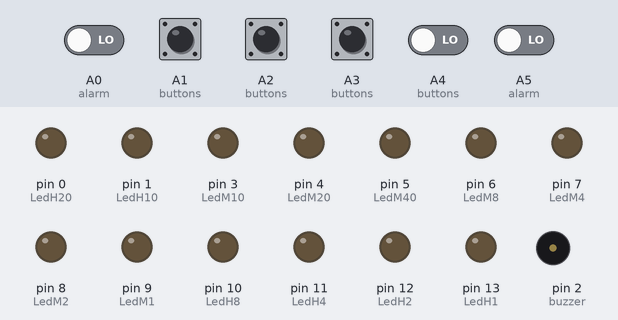
Bench run of a sketch on a simulated Arduino Uno, built with avr-gcc and run on an emulated ATmega328P. Shown: output pins drawn as LEDs (lit = HIGH), buzzer (waves = sounding, pin HIGH). Inputs (shaded band) come from the test bench; at power-on: A0 (alarm), A1 (buttons), A2 (buttons), A3 (buttons), A4 (buttons), A5 (alarm) LOW.

Above: at 1.2 s.
1.3 s: A0 (alarm) driven HIGH
At 1.42 s:
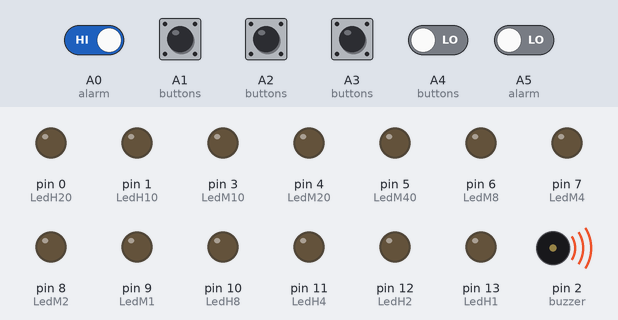
4.3 s: A5 (alarm) driven HIGH
At 4.9 s:
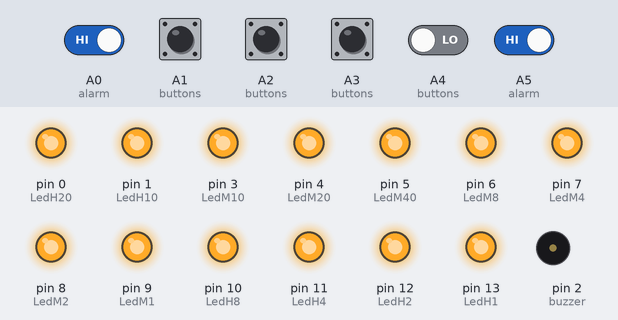
7.3 s: A5 (alarm) driven LOW
At 7.9 s:
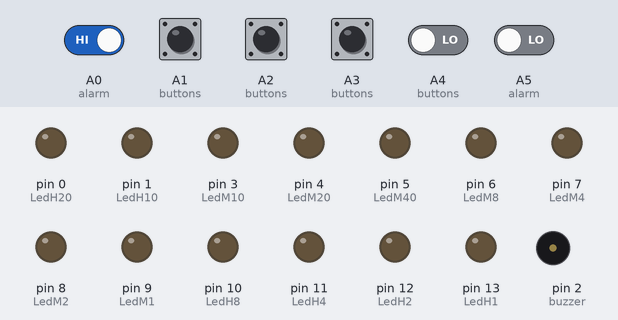
9.0 s: A1 (buttons) pulled HIGH for 0.15 s
At 9.8 s:
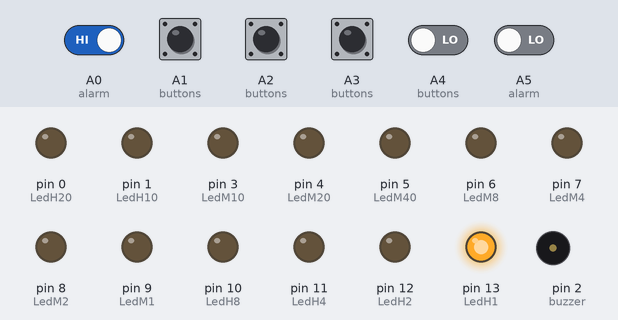
10.7 s: A2 (buttons) pulled HIGH for 1 s
At 12.3 s:
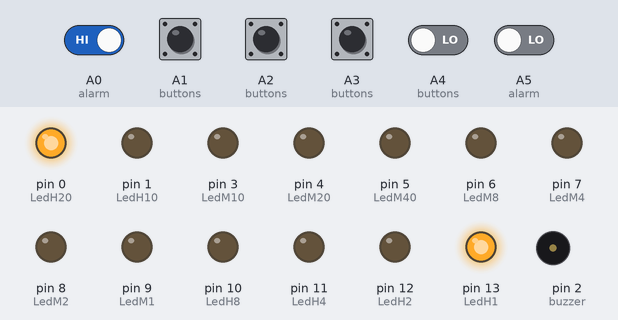
13.7 s: A3 (buttons) pulled HIGH for 0.15 s
At 14.6 s:
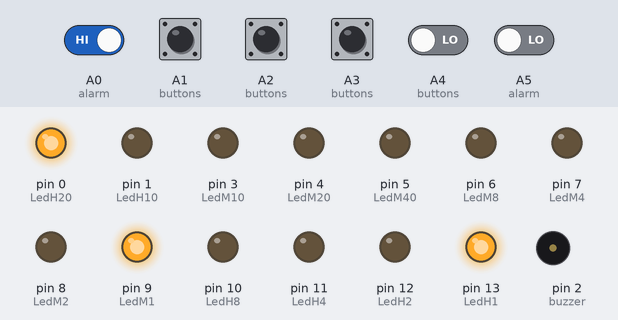
Timing chart, 0 to 61.5 s (numbered marks = the images above; inputs shaded):
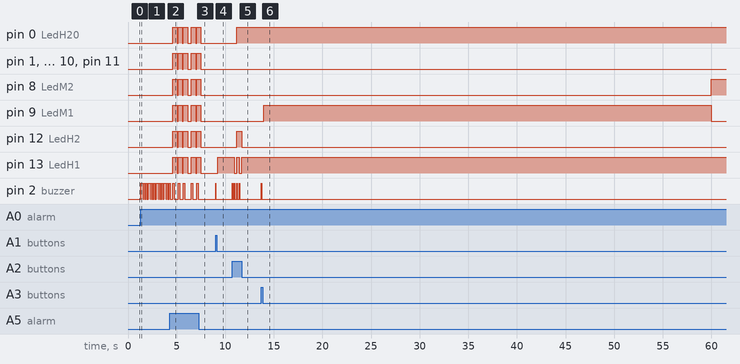

Measured:
- after the input at 1.3 s, pin 2 (buzzer): LOW → HIGH at once, then repeats every 0.80 s: LOW 0.05 s, 2 × (HIGH 0.10 s, LOW 0.15 s), HIGH 0.25 s
- after the input at 4.3 s, pin 0 (LedH20), pin 1 (LedH10), pin 3 (LedM10), pin 4 (LedM20), pin 5 (LedM40), pin 6 (LedM8), pin 7 (LedM4), pin 8 (LedM2), pin 9 (LedM1), pin 10 (LedH8), pin 11 (LedH4), pin 12 (LedH2), pin 13 (LedH1): LOW → HIGH after 0.30 s, → LOW 0.45 s later, → HIGH 0.10 s later, → LOW 0.45 s later, … (9 changes in this stretch)
- after the input at 7.3 s, pin 0 (LedH20), pin 1 (LedH10), pin 3 (LedM10), pin 4 (LedM20), pin 5 (LedM40), pin 6 (LedM8), pin 7 (LedM4), pin 8 (LedM2), pin 9 (LedM1), pin 10 (LedH8), pin 11 (LedH4), pin 12 (LedH2), pin 13 (LedH1): goes on until 7.5 s, then stays LOW; pin 2 (buzzer): stops changing and stays LOW
- after the input at 9.0 s, pin 13 (LedH1): LOW → HIGH after 0.25 s; pin 2 (buzzer): LOW → HIGH at once, → LOW 0.05 s later
- after the input at 10.7 s, pin 0 (LedH20): LOW → HIGH after 0.50 s; pin 12 (LedH2): LOW → HIGH after 0.50 s, → LOW 0.50 s later
- after the input at 13.7 s, pin 8 (LedM2): LOW → HIGH after 46.3 s; pin 9 (LedM1): LOW → HIGH after 0.25 s instead of 46.3 s; pin 2 (buzzer): LOW → HIGH at once, → LOW 0.05 s later

The sketch:

binaryclock.ino
```cpp
//O fluxograma do código pode ser visualizado em: https://drive.google.com/file/d/1rhIYyROQneo3GxBW6rwuJLMN43ZwXu4f/view?usp=drivesdk

//timer
static unsigned long lastTick = 0;
short unsigned segundos = 0;
short unsigned minutos = 0;
short unsigned horas = 0;
//alarme
short unsigned ALARMmin = 0;
short unsigned ALARMh = 0;
short alarmset = 0;
short alarm = 0;
//botões
bool b0 = digitalRead(A0); //alarm set
bool b1 = digitalRead(A1); //h+
bool b2 = digitalRead(A2); //h-
bool b3 = digitalRead(A3); //m+
bool b4 = digitalRead(A4); //m-
bool b5 = digitalRead(A5); //alarm on/off
//leds
const short LedM1 = 9;
const short LedM2 = 8;
const short LedM4 = 7;
const short LedM8 = 6;
const short LedM10 = 3;
const short LedM20 = 4;
const short LedM40 = 5;
const short LedH1 = 13;
const short LedH2 = 12;
const short LedH4 = 11;
const short LedH8 = 10;
const short LedH10 = 1;
const short LedH20 = 0;
//buzzer
const short buzzer = 2;
//notas para melodia
#define c 261
#define d 294
#define e 329
#define f 349
#define g 391
#define gS 415
#define a 440
#define aS 455
#define b 466
#define cH 523
#define cSH 554
#define dH 587
#define dSH 622
#define eH 659
#define fH 698
#define fSH 740
#define gH 784
#define gSH 830
#define aH 880

void setup() {
  pins();
  ledsoff();
}

void loop() {
  timer();
  if (digitalRead(A5) == HIGH) {
    alarm = alarm + 1;
    ledsblink();
    ledsblink();
    while (alarm == 1)  {
      timer();
      timecheck();
      LEDminutos(minutos);
      LEDhoras(horas);
      buttons();
      if (digitalRead(A5) == HIGH) {
        alarm = 0;
        ledsblink();
        delay(250);
      }
    }
  } else {
    timer();
    LEDminutos(minutos);
    LEDhoras(horas);
    buttons();
    if (digitalRead(A0) == HIGH) {
      alarmset = 1;
      digitalWrite(buzzer, HIGH);
      delay(250);
      digitalWrite(buzzer, LOW);
      delay(50);
      ledsoff();
      while (alarmset == 1) {
        timer();
        LEDminutos(ALARMmin);
        LEDhoras(ALARMh);
        bALARM();
        if (digitalRead(A0) == HIGH) {
          alarmset = 0;
          digitalWrite(buzzer, HIGH);
          delay(100);
          digitalWrite(buzzer, LOW);
          delay(150);
          digitalWrite(buzzer, HIGH);
          delay(100);
          digitalWrite(buzzer, LOW);
          delay(150);
        }
      }
    }
  }
}

void pins() {
  pinMode(LedM1, OUTPUT);
  pinMode(LedM2, OUTPUT);
  pinMode(LedM4, OUTPUT);
  pinMode(LedM8, OUTPUT);
  pinMode(LedM10, OUTPUT);
  pinMode(LedM20, OUTPUT);
  pinMode(LedM40, OUTPUT);
  pinMode(LedH1, OUTPUT);
  pinMode(LedH2, OUTPUT);
  pinMode(LedH4, OUTPUT);
  pinMode(LedH8, OUTPUT);
  pinMode(LedH10, OUTPUT);
  pinMode(LedH20, OUTPUT);
  pinMode(buzzer, OUTPUT);
  pinMode(A0, INPUT);
  pinMode(A1, INPUT);
  pinMode(A2, INPUT);
  pinMode(A3, INPUT);
  pinMode(A4, INPUT);
  pinMode(A5, INPUT);
}

void ledsoff() {
  digitalWrite(LedM1, LOW);
  digitalWrite(LedM2, LOW);
  digitalWrite(LedM4, LOW);
  digitalWrite(LedM8, LOW);
  digitalWrite(LedM10, LOW);
  digitalWrite(LedM20, LOW);
  digitalWrite(LedM40, LOW);
  digitalWrite(LedH1, LOW);
  digitalWrite(LedH2, LOW);
  digitalWrite(LedH4, LOW);
  digitalWrite(LedH8, LOW);
  digitalWrite(LedH10, LOW);
  digitalWrite(LedH20, LOW);
}

void ledson() {
  digitalWrite(LedM1, HIGH);
  digitalWrite(LedM2, HIGH);
  digitalWrite(LedM4, HIGH);
  digitalWrite(LedM8, HIGH);
  digitalWrite(LedM10, HIGH);
  digitalWrite(LedM20, HIGH);
  digitalWrite(LedM40, HIGH);
  digitalWrite(LedH1, HIGH);
  digitalWrite(LedH2, HIGH);
  digitalWrite(LedH4, HIGH);
  digitalWrite(LedH8, HIGH);
  digitalWrite(LedH10, HIGH);
  digitalWrite(LedH20, HIGH);
}

void ledsblink() {
  ledsoff();
  delay(100);
  digitalWrite(buzzer, HIGH);
  ledson();
  delay(150);
  digitalWrite(buzzer, LOW);
  delay(300);
  ledsoff();
}

void timer() {
  if (millis () - lastTick >= 1000) {
    lastTick = lastTick + 1000;
    segundos++;
  }

  if (segundos == 60) {
    minutos++;
    segundos = 0;
  }

  if (minutos == 60) {
    horas++;
    minutos = 0;
    digitalWrite(buzzer, HIGH);
    delay(300);
    digitalWrite(buzzer, LOW);
  }

  if (horas == 24) {
    minutos = 0;
    segundos = 0;
    horas = 0;
  }
}

void LEDminutos(short minutes) {
  short MLed = minutes;
  if (MLed >= 40) {
    digitalWrite(LedM40, HIGH);
    MLed = MLed - 40;
  } else {
    digitalWrite(LedM40, LOW);
  }

  if (MLed >= 20) {
    digitalWrite(LedM20, HIGH);
    MLed = MLed - 20;
  } else {
    digitalWrite(LedM20, LOW);
  }

  if (MLed >= 10) {
    digitalWrite(LedM10, HIGH);
    MLed = MLed - 10;
  } else {
    digitalWrite(LedM10, LOW);
  }

  if (MLed >= 8) {
    digitalWrite(LedM8, HIGH);
    MLed = MLed - 8;
  } else {
    digitalWrite(LedM8, LOW);
  }

  if (MLed >= 4) {
    digitalWrite(LedM4, HIGH);
    MLed = MLed - 4;
  } else {
    digitalWrite(LedM4, LOW);
  }

  if (MLed >= 2) {
    digitalWrite(LedM2, HIGH);
    MLed = MLed - 2;
  } else {
    digitalWrite(LedM2, LOW);
  }

  if (MLed == 1) {
    digitalWrite(LedM1, HIGH);
    MLed = MLed - 1;
  } else {
    digitalWrite(LedM1, LOW);
  }
}

void LEDhoras(int hours) {
  short HLed = hours;
  if (HLed >= 20) {
    digitalWrite(LedH20, HIGH);
    HLed = HLed - 20;
  } else {
    digitalWrite(LedH20, LOW);
  }

  if (HLed >= 10) {
    digitalWrite(LedH10, HIGH);
    HLed = HLed - 10;
  } else {
    digitalWrite(LedH10, LOW);
  }

  if (HLed >= 8) {
    digitalWrite(LedH8, HIGH);
    HLed = HLed - 8;
  } else {
    digitalWrite(LedH8, LOW);
  }

  if (HLed >= 4) {
    digitalWrite(LedH4, HIGH);
    HLed = HLed - 4;
  } else {
    digitalWrite(LedH4, LOW);
  }

  if (HLed >= 2) {
    digitalWrite(LedH2, HIGH);
    HLed = HLed - 2;
  } else {
    digitalWrite(LedH2, LOW);
  }

  if (HLed == 1) {
    digitalWrite(LedH1, HIGH);
    HLed = HLed - 1;
  } else {
    digitalWrite(LedH1, LOW);
  }
}

void buttons() {
  b1 = digitalRead(A1); //h+
  b2 = digitalRead(A2); //h-
  b3 = digitalRead(A3); //m+
  b4 = digitalRead(A4); //m-
  if (b1 == HIGH) {
    horas++;
    digitalWrite(buzzer, HIGH);
    delay(50);
    digitalWrite(buzzer, LOW);
    delay(200);
    if (horas > 23) {
      horas = 0;
    }
  }
  if (b2 == HIGH) {
    horas--;
    digitalWrite(buzzer, HIGH);
    delay(50);
    digitalWrite(buzzer, LOW);
    delay(200);
    if (horas > 23) {
      horas = 23;
    }
  }
  if (b3 == HIGH) {
    minutos++;
    digitalWrite(buzzer, HIGH);
    delay(50);
    digitalWrite(buzzer, LOW);
    delay(200);
    if (minutos > 59) {
      minutos = 0;
    }
  }
  if (b4 == HIGH) {
    minutos--;
    digitalWrite(buzzer, HIGH);
    delay(50);
    digitalWrite(buzzer, LOW);
    delay(200);
    if (minutos > 59) {
      minutos = 59;
    }
  }
}

void bALARM() {
  b1 = digitalRead(A1); //h+
  b2 = digitalRead(A2); //h-
  b3 = digitalRead(A3); //m+
  b4 = digitalRead(A4); //m-
  if (b1 == HIGH) {
    ALARMh++;
    digitalWrite(buzzer, HIGH);
    delay(50);
    digitalWrite(buzzer, LOW);
    delay(200);
    if (ALARMh > 23) {
      ALARMh = 0;
    }
  }
  if (b2 == HIGH) {
    ALARMh--;
    digitalWrite(buzzer, HIGH);
    delay(50);
    digitalWrite(buzzer, LOW);
    delay(200);
    if (ALARMh > 23) {
      ALARMh = 23;
    }
  }
  if (b3 == HIGH) {
    ALARMmin++;
    digitalWrite(buzzer, HIGH);
    delay(50);
    digitalWrite(buzzer, LOW);
    delay(200);
    if (ALARMmin > 59) {
      ALARMmin = 0;
    }
  }
  if (b4 == HIGH) {
    ALARMmin--;
    digitalWrite(buzzer, HIGH);
    delay(50);
    digitalWrite(buzzer, LOW);
    delay(200);
    if (ALARMmin > 59) {
      ALARMmin = 59;
    }
  }
}

void timecheck () {
  while (horas == ALARMh && minutos == ALARMmin && segundos == 0) {
    marchaimperial();
  }
}

void beep (unsigned char pin, int nota, long tempo)
{
  ledson();
  timer();
  tone(pin, nota, tempo);
  ledson();
  delay(tempo);
  ledsoff();
  noTone(pin);
  delay(50);
}

void marchaimperial () {
  beep(buzzer, a, 500);
  beep(buzzer, a, 500);
  beep(buzzer, a, 500);
  beep(buzzer, f, 350);
  beep(buzzer, cH, 150);

  beep(buzzer, a, 500);
  beep(buzzer, f, 350);
  beep(buzzer, cH, 150);
  beep(buzzer, a, 1000);

  beep(buzzer, eH, 500);
  beep(buzzer, eH, 500);
  beep(buzzer, eH, 500);
  beep(buzzer, fH, 350);
  beep(buzzer, cH, 150);

  beep(buzzer, gS, 500);
  beep(buzzer, f, 350);
  beep(buzzer, cH, 150);
  beep(buzzer, a, 1000);

  beep(buzzer, aH, 500);
  beep(buzzer, a, 350);
  beep(buzzer, a, 150);
  beep(buzzer, aH, 500);
  beep(buzzer, gSH, 250);
  beep(buzzer, gH, 250);

  beep(buzzer, fSH, 125);
  beep(buzzer, fH, 125);
  beep(buzzer, fSH, 250);
  delay(250);
  beep(buzzer, aS, 250);
  beep(buzzer, dSH, 500);
  beep(buzzer, dH, 250);
  beep(buzzer, cSH, 250);

  beep(buzzer, cH, 125);
  beep(buzzer, b, 125);
  beep(buzzer, cH, 250);
  delay(250);
  beep(buzzer, f, 125);
  beep(buzzer, gS, 500);
  beep(buzzer, f, 375);
  beep(buzzer, a, 125);

  beep(buzzer, cH, 500);
  beep(buzzer, a, 375);
  beep(buzzer, cH, 125);
  beep(buzzer, eH, 1000);
}
```
